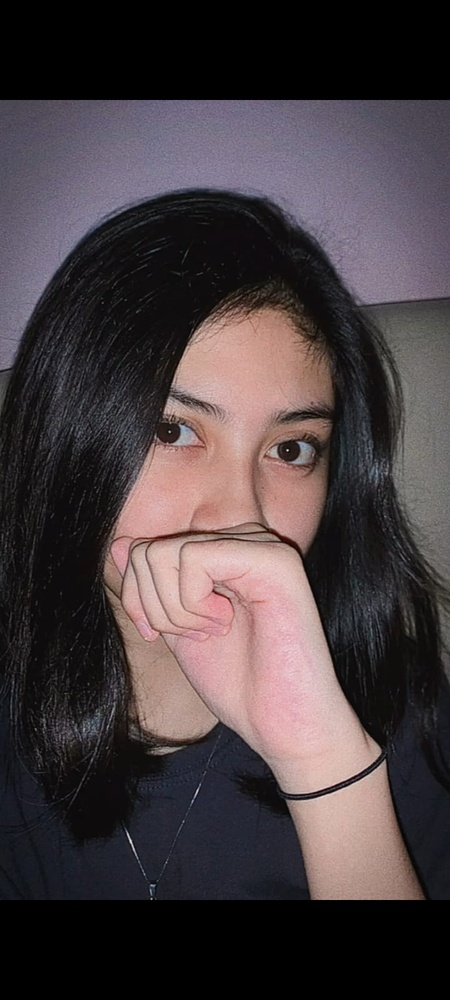
#> input picture Tugas 5/foto1.jpeg, 450 x 1000 px, shrunk from 720 x 1600 before the run
$ python RGBkeCIELAB.py
#> lines starting #> are read from the running program, lines starting #| are printed output that depends on the picture
import cv2
import numpy as np


# Fungsi transformasi RGB ke CIELAB
# [53 lines left out: function rgb_to_cielab, not called in this run]


# Load gambar
img = cv2.imread('foto1.jpeg')
#> img is the input picture: shape (1000, 450, 3); mean B, G, R 64.4, 61.7, 71.5

# Membuat salinan gambar dengan format float
img_float = np.float32(img) / 255.0

# Menghitung nilai CIELAB
cielab_img = cv2.cvtColor(img_float, cv2.COLOR_RGB2LAB)
#> cielab_img: shape (1000, 450, 3) float32; mean of channels 0, 1, 2 25.7, 3.3, -4.7

# Memisahkan nilai L, a, dan b
l, a, b = cv2.split(cielab_img)
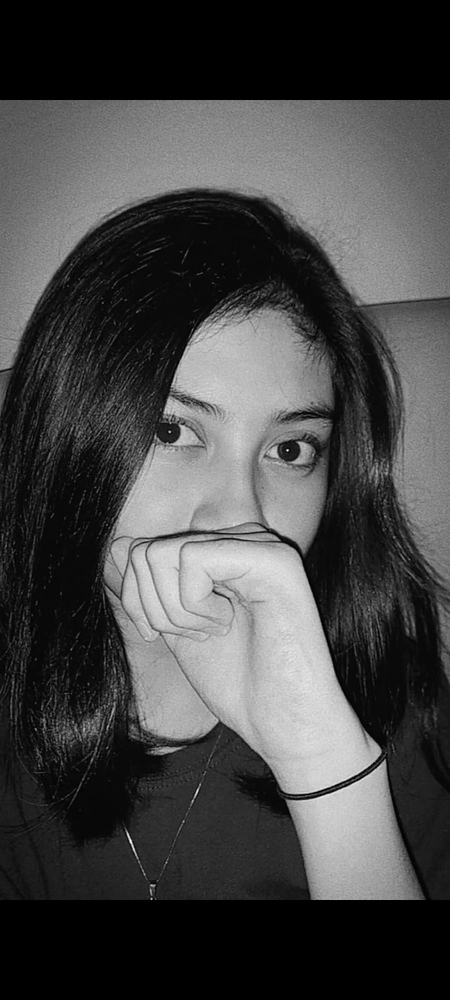
#> l: shape (1000, 450) float32; min 0, max 93.03, mean 25.7; drawn with min black and max white
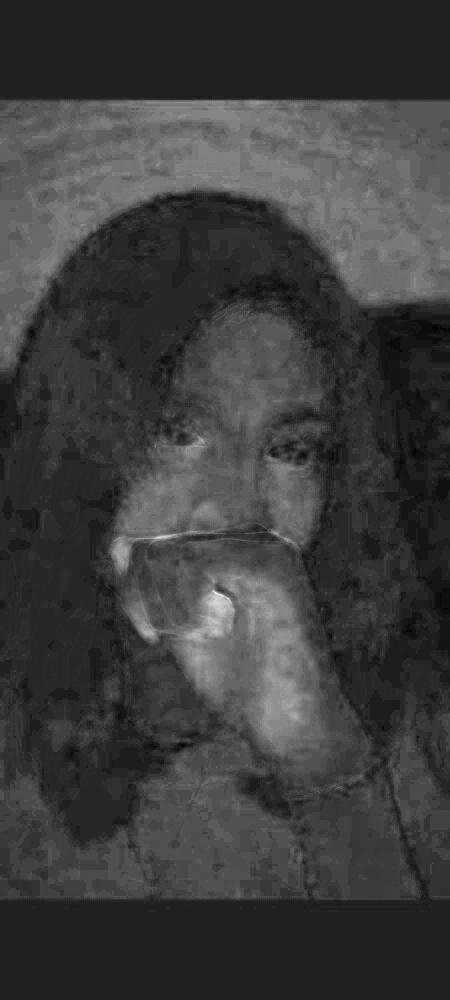
#> a: shape (1000, 450) float32; min -3.84, max 26.02, mean 3.3; drawn with min black and max white
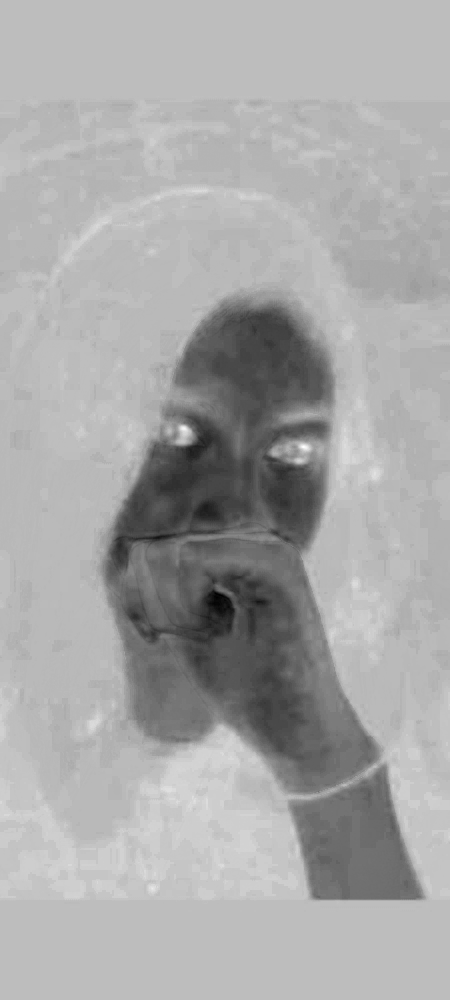
#> b: shape (1000, 450) float32; min -41.56, max 14.48, mean -4.66; drawn with min black and max white

# Menampilkan hasil
cv2.imshow('Gambar asli', img)
cv2.imshow('Gambar CIELAB', cv2.merge([l, a, b]))
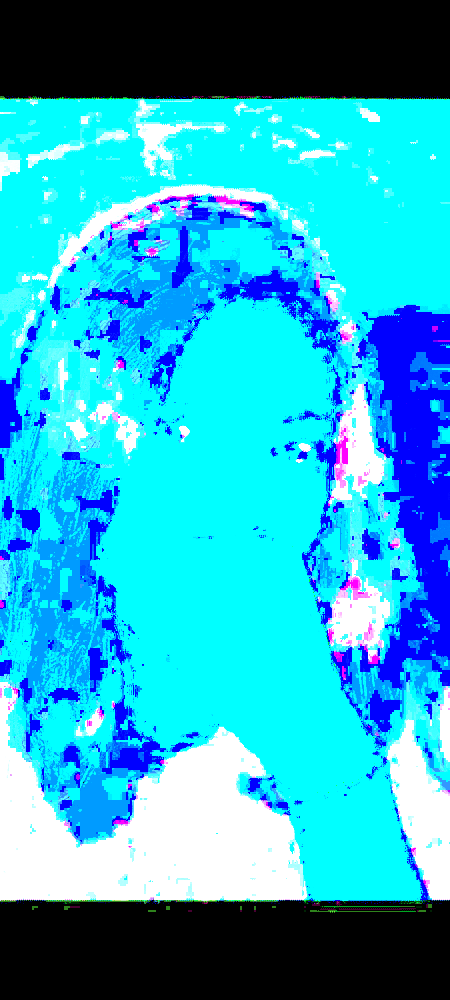
#> window 'Gambar CIELAB': shape (1000, 450, 3); mean B, G, R 204.6, 172.9, 37.8
cv2.waitKey(0)
cv2.destroyAllWindows()

$ run again, with Tugas 5/fotoku.jpeg copied over Tugas 5/foto1.jpeg
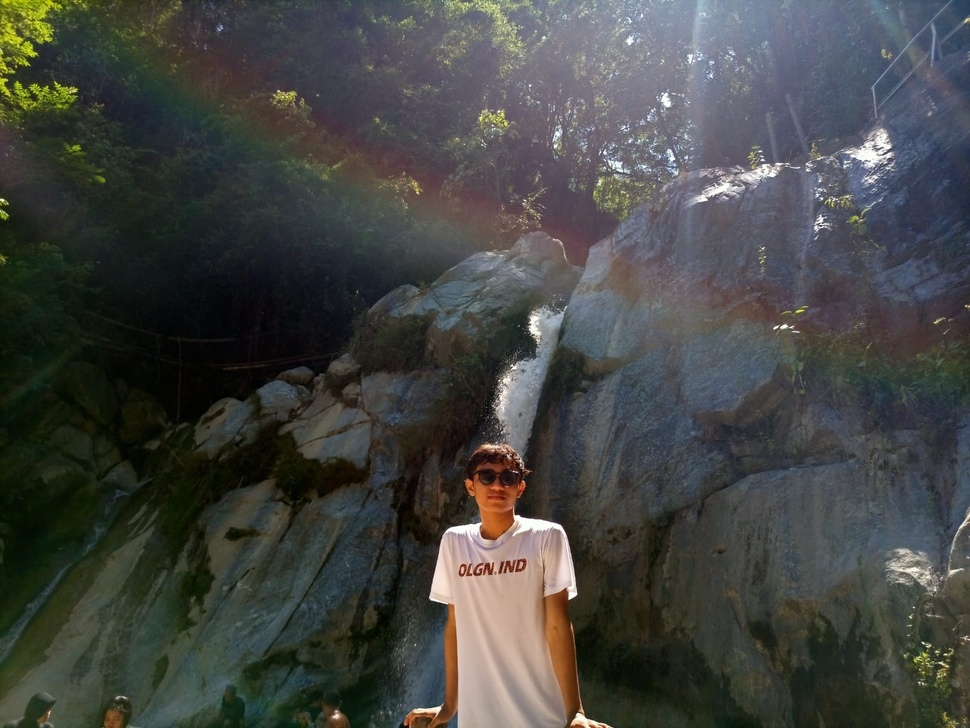
#> input picture Tugas 5/fotoku.jpeg, 970 x 728 px, shrunk from 1600 x 1201 before the run
#> img is the input picture: shape (728, 970, 3); mean B, G, R 66.7, 69.5, 67.8
#> cielab_img: shape (728, 970, 3) float32; mean of channels 0, 1, 2 28.6, -1, 0.9
#> `l, a, b = cv2.split(cielab_img)`:
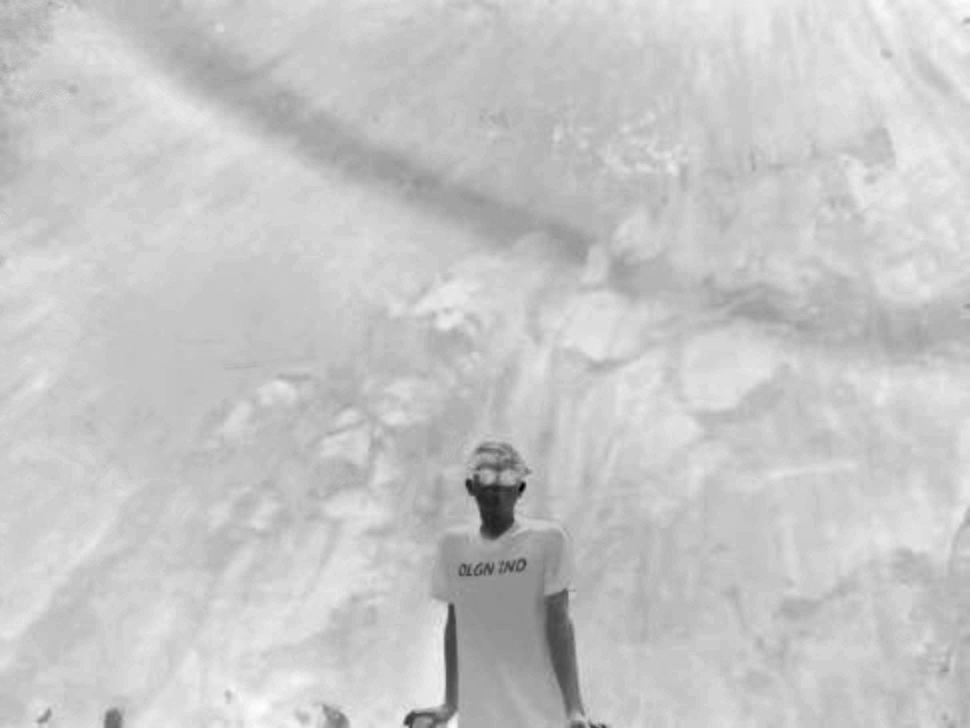
#> b: shape (728, 970) float32; min -69.5, max 20.7, mean 0.9; drawn with min black and max white
#> `cv2.imshow('Gambar CIELAB', cv2.merge([l, a, b]))`:
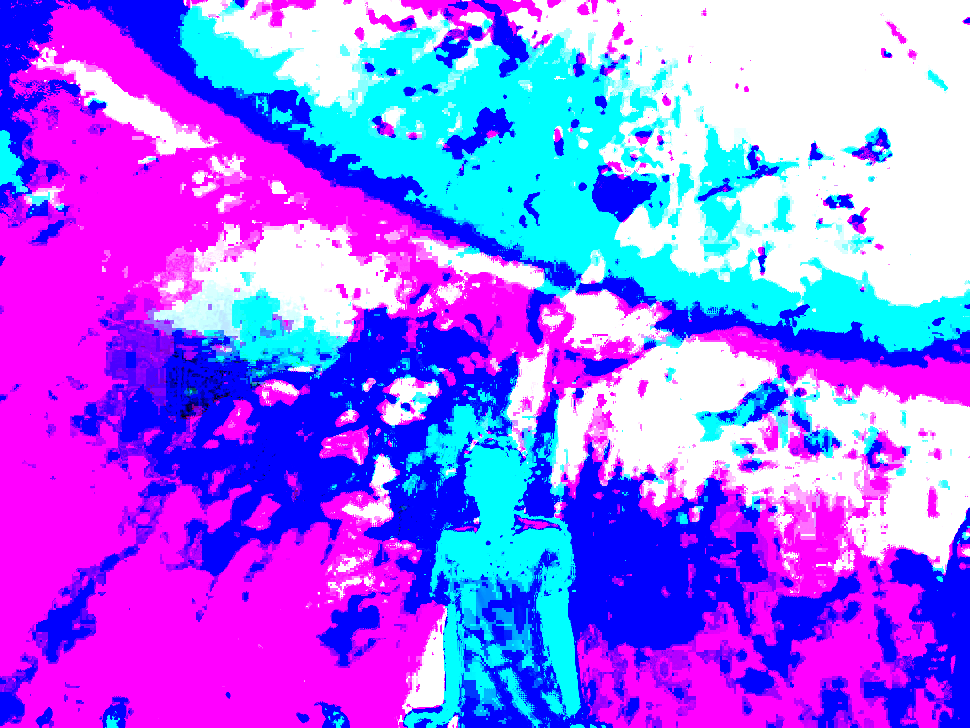
#> window 'Gambar CIELAB': shape (728, 970, 3); mean B, G, R 254.7, 108.3, 153.7
